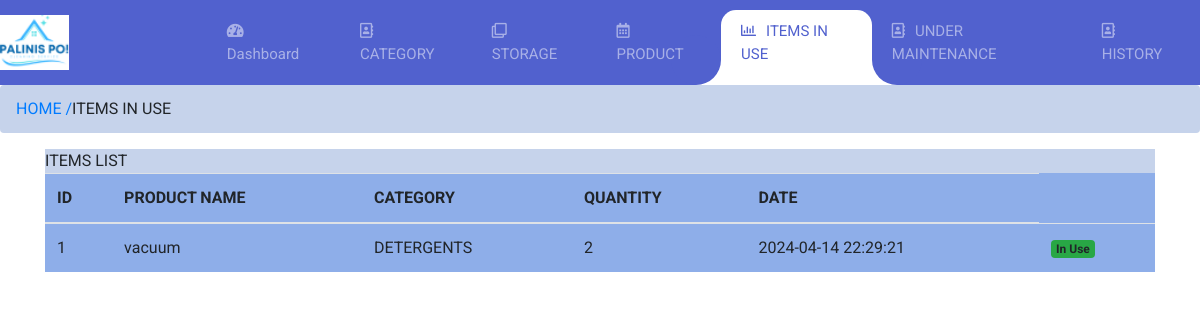
The page /Inventory/itemsinuse.php on the database its author committed.
### tables this page shows
CREATE TABLE `product` (
  `id` int(11) NOT NULL,
  `product_name` varchar(100) NOT NULL,
  `category_id` varchar(100) NOT NULL,
  `storage_id` varchar(100) NOT NULL,
  `quantity` int(5) NOT NULL,
  `status` varchar(100) NOT NULL,
  `add_at` datetime NOT NULL DEFAULT current_timestamp()
);

### Inventory/itemsinuse.php (the view, shortened to what this page needs)
<!DOCTYPE html>
<html lang="en">
<head>
<?php include 'navbarr.php' ?>
    <ol class="breadcrumb" style="background-color:#c6d3eb;">
    <li><a href="dashboard.php">HOME / </a></li>
		  <li class="active">ITEMS IN USE</li>
		</ol>
</head>
<body>
<div class="container">
    <div class="panel-heading"  style="background-color:#c6d3eb;"> ITEMS LIST</div>
    <table class="table" style="background-color:#8eaee9;">
        <thead>
            <tr>
                <th>ID</th>
                <th>PRODUCT NAME</th>
                <th>CATEGORY</th>
                <th>QUANTITY</th>
                <th>DATE</th>
            </tr>
        </thead>
        <tbody>
            <?php
            include('dbconnection.php');
            $sql = "SELECT * FROM product Where id=  1";
            $result = $con->query($sql);
            if ($result && $result->num_rows > 0) {
                while ($row = $result->fetch_assoc()) {
                    echo "<tr id='productRow_{$row['id']}'>";
                    echo "<td>{$row['id']}</td>";
                    echo "<td>{$row['product_name']}</td>";
                    echo "<td>{$row['category_id']}</td>";
                    echo "<td>{$row['quantity']}</td>";
                    echo "<td>{$row['add_at']}</td>";
                    echo "<td>";
                    if ($row['id'] == 0) {
                        echo "<button class='btn btn-danger btn-sm' onclick='useItem({$row['id']})'>USE ITEM</button>";
                    } else {
                        echo "<span class='badge bg-success'>In Use</span>";
                    }
                    echo "</td>";
                    echo "</tr>";
                }
            } else {
                echo "<tr><td colspan='8'>No products found.</td></tr>";
            }
            ?>
        </tbody>
    </table>
</div>
</body>
</html>

### Inventory/assets/navstyle.css (style rules this page uses)
body { font-family: "Roboto", sans-serif; }
* { margin: 0; padding: 0; }

### rows shown on the page
product: id "1", product_name "vacuum", category "DETERGENTS", quantity "2", add_at "2024-04-14 22:29:21", shows "In Use"
